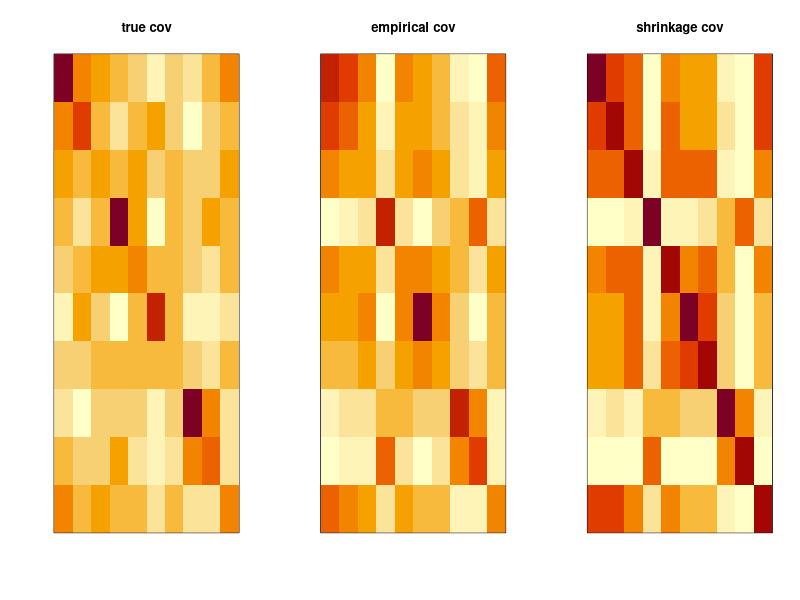
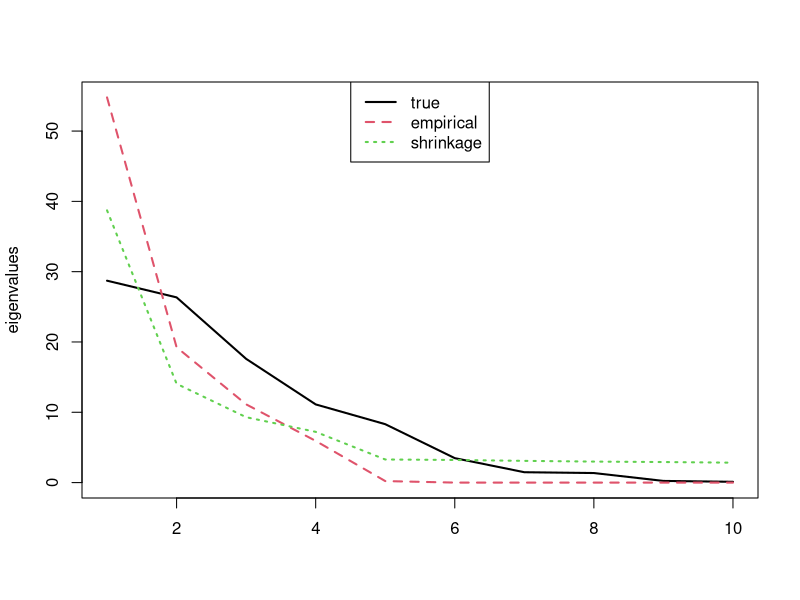
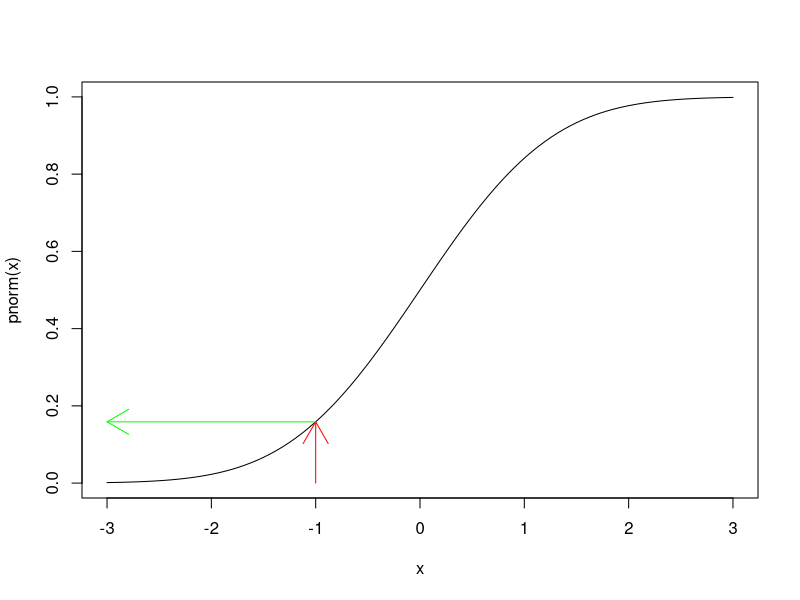
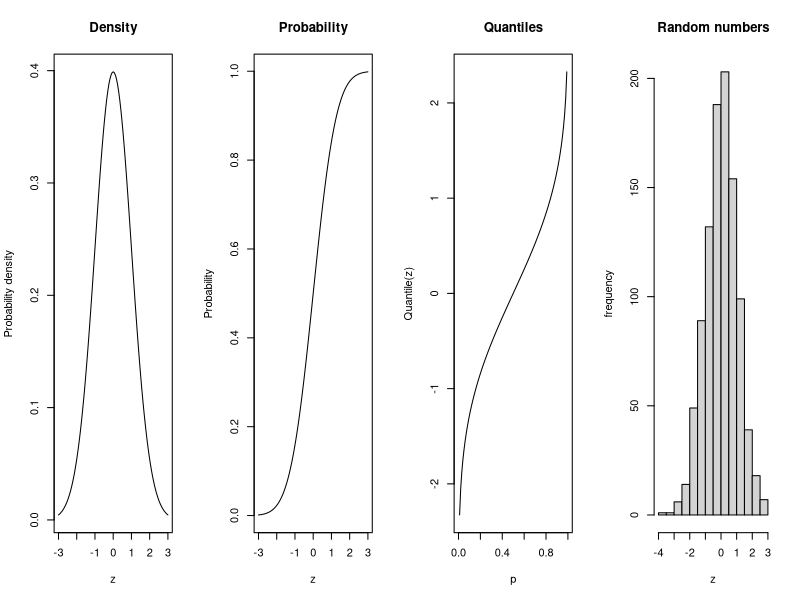
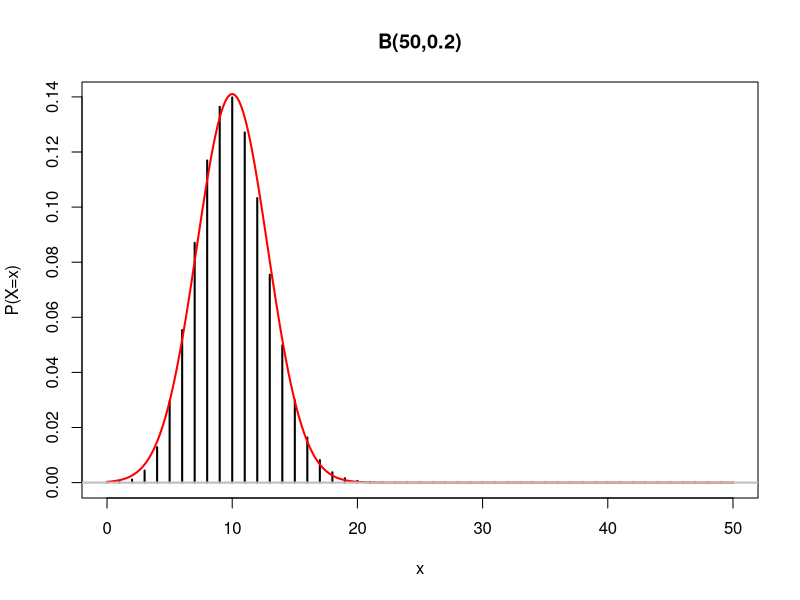

Source code (R) for these figures, in order:
# 22/43
#####
# 執行前需先安裝 corpcor 套件
# corpcor: Efficient Estimation of Covariance and (Partial) Correlation
install.packages("corpcor")
#####

library("corpcor")

n <- 6 
p <- 10 
set.seed(123456)
sigma <- matrix(rnorm(p * p), ncol = p)
sigma <- crossprod(sigma) + diag(rep(0.1, p))
#####
# 需在 mvrnorm 前加入 namespace 指定 MASS package
# 或是先載入 MASS
# library("MASS")
# x <- mvrnorm(n, mu=rep(0, p), Sigma=sigma)
#####
x <- MASS::mvrnorm(n, mu=rep(0, p), Sigma=sigma)
s1 <- cov(x)
s2 <- cov.shrink(x)
par(mfrow=c(1,3))
image(t(sigma)[,p:1], main="true cov", xaxt="n", yaxt="n")
image(t(s1)[,p:1], main="empirical cov", xaxt="n", yaxt="n")
image(t(s2)[,p:1], main="shrinkage cov", xaxt="n", yaxt="n")

dev.off()

# 23/43

is.positive.definite(sigma)
is.positive.definite(s1)
is.positive.definite(s2)

rc <- rbind(
  data.frame(rank.condition(sigma)),
  data.frame(rank.condition(s1)),
  data.frame(rank.condition(s2)))
rownames(rc) <- c("true", "empirical", "shrinkage")
rc

e0 <- eigen(sigma, symmetric = TRUE)$values
e1 <- eigen(s1, symmetric = TRUE)$values
e2 <- eigen(s2, symmetric = TRUE)$values

matplot(data.frame(e0, e1, e2), type = "l", ylab="eigenvalues", lwd=2)
legend("top", legend=c("true", "empirical", "shrinkage"), lwd=2, lty=1:3, col=1:3)

# 31/43
curve(pnorm(x), -3, 3)
arrows(-1, 0, -1, pnorm(-1), col="red")
arrows(-1, pnorm(-1), -3, pnorm(-1), col="green")
pnorm(-1)


# 32/43
qnorm(0.025)
qnorm(0.5)
qnorm(0.975)


# 36/43
dnorm(0)
pnorm(-1)
qnorm(0.975)

dnorm(10, 10, 2) 
pnorm(1.96, 10, 2)
qnorm(0.975, 10, 2)
rnorm(5, 10, 2)
pnorm(15, 10, 2) - pnorm(8, 10, 2)  # P(8<=X<=15)

par(mfrow=c(1,4))
curve(dnorm, -3, 3, xlab="z", ylab="Probability density", main="Density")
curve(pnorm, -3, 3, xlab="z", ylab="Probability", main="Probability")
curve(qnorm, 0, 1, xlab="p", ylab="Quantile(z)", main="Quantiles")
hist(rnorm(1000), xlab="z", ylab="frequency", main="Random numbers")

dev.off()

# 37/43
n <- 50 
p <- 0.2 
mu <- n * p
sigma <- sqrt(n * p * (1 - p))
x <- 0:n
plot(x, dbinom(x, n, p), type = 'h', lwd = 2, xlab = "x", ylab = "P(X=x)",
     main = paste0("B(",n,",",p,")"))
z <- seq(0, n, 0.1)
lines(z, dnorm(z, mu, sigma), col = "red", lwd = 2)
abline(h = 0, lwd = 2, col = "grey")

dev.off()

# 43/43
girl.born <- function(n, show.id = F){
  
  girl.count <- 0
  for (i in 1:n) {
    if (show.id) cat(i,": ")
    child.count <- 0
    repeat {
      rn <- sample(0:99, 1, replace=T) # random number
      if (show.id) cat(paste0("(", rn, ")"))
      is.girl <- ifelse(rn <= 48, TRUE, FALSE)
      child.count <- child.count + 1
      if (is.girl){
        girl.count <- girl.count + 1
        if (show.id) cat("女+")
        break
      } else if (child.count == 3) {
        if (show.id) cat("男")        
        break
      } else{
        if (show.id) cat("男")        
      }
    }
    if (show.id) cat("\n")
  }
  p <- girl.count / n
  p
  
}

girl.p <- 0.49 + 0.51*0.49 + 0.51^2*0.49
girl.p
girl.born(n=10, show.id = T)
girl.born(n=10000)
